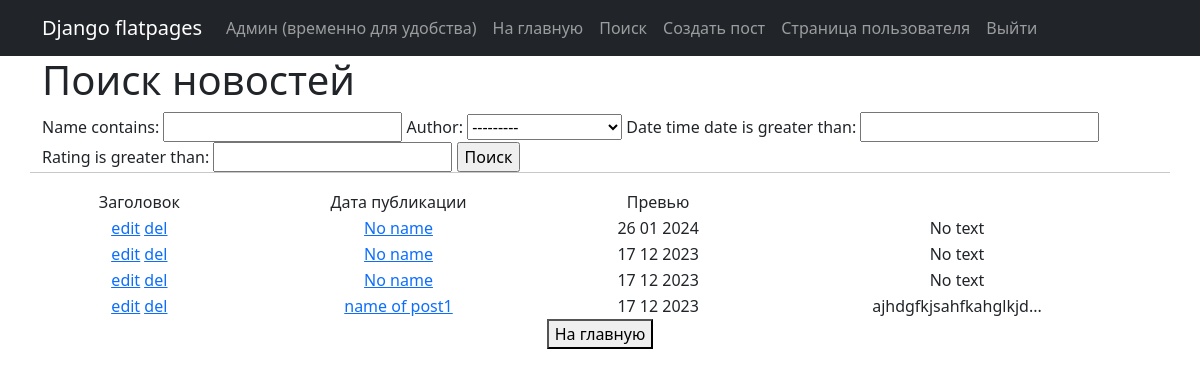
Page /news/search on the earlier database version.
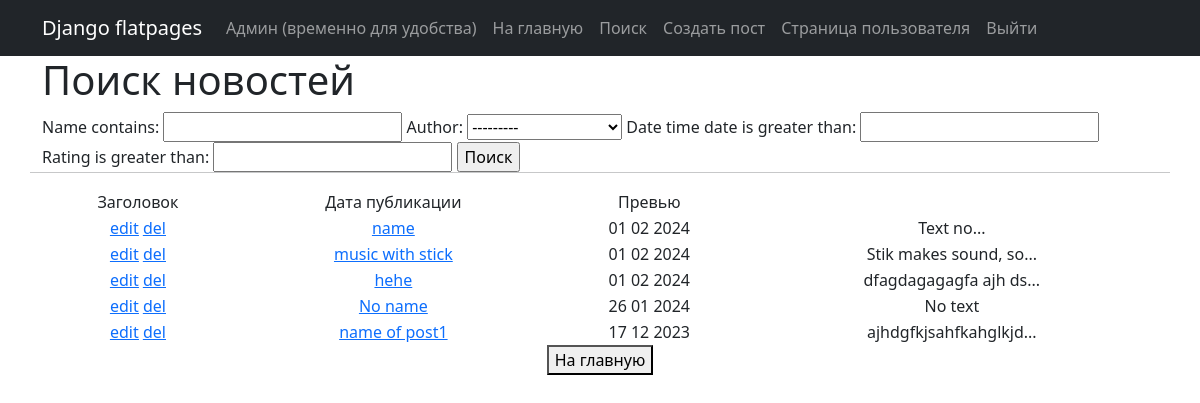
Same page on the later database version.
### news/models.py (models this page shows, shortened)
class Post(models.Model):
    author = models.ForeignKey(Authors, on_delete=models.CASCADE)
    articleORnews = models.BooleanField()  # article true / news false
    date_time = models.DateTimeField(auto_now_add=True)
    m_to_m_cat = models.ManyToManyField(Category, through="PostCategory")
    name = models.CharField(max_length=255)
    text = models.TextField()
    rating = models.IntegerField(default=0)
    def preview(self):
        if not self.text:
            return 'No text'
        else:
            return self.text[:20] + '...'
    def self_name(self):
        if not self.name:
            return 'No name'
        else:
            return self.name

### news/views.py (the view)
# urls.py: path('search', NewsSearch.as_view(), name='post_search'),
class NewsSearch(ListView):
    model = Post
    ordering = '-date_time'
    template_name = 'NewsSearch.html'
    context_object_name = 'news'
    paginate_by = 2
    def get_context_data(self, **kwargs):
        context = super().get_context_data(**kwargs)
        context['filter'] = NewsFilter(self.request.GET, queryset=self.get_queryset())
        context['form'] = NewsForm()
        return context

### news/forms.py
class NewsForm(ModelForm):
    class Meta:
        model = Post
        fields = ['name', 'author', 'articleORnews', 'm_to_m_cat', 'text']

### templates/NewsSearch.html (shortened to what this page needs)
{% extends 'flatpages/default.html' %}
{% block content %}
    <h1>Поиск новостей</h1>
    <form method="GET">
    {{ filter.form }}
    <input type="submit" value="Поиск">
    </form>
    <hr>
    {% if news %}
       <div class="col-lg-12 text-center">
       <table class="col-lg-12 text-center">
           <tr>
               <td>
                   Заголовок
               </td>
               <td>
                   Дата публикации
               </td>
               <td>
                   Превью
               </td>
           </tr>
           {% for post in filter.qs %}
           <tr>
               <td>
                   <a href="{% url 'post_update' post.id %}"><u>edit</u></a>
                   <a href="{% url 'post_delete' post.id %}"><u> del </u></a>
               </td>
               <td>
                   <a href="{% url 'post_detail' post.id %}">{{ post.self_name }}</a>
               </td>
               <td>
                   {{ post.date_time|date:'d m Y' }}
               </td>
               <td>
                   {{ post.preview }}
               </td>
           </tr>
           {% endfor %}
       </table>
       </div>
    {% else %}
        <h2>Нет новостей</h2>
    {% endif %}
<div class="col-lg-12 text-center">
<form action="/news">
    <button>На главную</button>
</form>
</div>
{% endblock content %}

### templates/flatpages/default.html (shortened to what this page needs)
<!DOCTYPE html>
<html lang="en">
    <head>
        {% load static %}
        <link href="{% static 'css/styles.css' %}" rel="stylesheet" />
    </head>
    <body>
        <nav class="navbar navbar-expand-lg navbar-dark bg-dark static-top">
   <div class="container">
       <a class="navbar-brand" href="#">Django flatpages</a>
       <div class="collapse navbar-collapse" id="navbarResponsive">
           <ul class="navbar-nav ml-auto">
               <li class="nav-item">
                   <a class="nav-link" href="/admin/">Админ (временно для удобства)</a>
               </li>
               <li class="nav-item">
                   <a class="nav-link" href="/news/">На главную</a>
               </li>
                <li class="nav-item">
                   <a class="nav-link" href="/news/search">Поиск</a>
               </li>
               <li class="nav-item">
                   <a class="nav-link" href="/news/add">Создать пост</a>
               </li>
               <li class="nav-item">
                   <a class="nav-link" href="/user/">Страница пользователя</a>
               </li>
               <li class="nav-item">
                   <a class="nav-link" href="/accounts/logout">Выйти</a>
               </li>
           </ul>
       </div>
   </div>
</nav>
       <div class="container">
            <div class="row">
                    {% block content %}{% endblock content %}
            </div>
       </div>
    </body>
</html>

Differences in the rows shown:
removed Post: self_name "No name", date_time "17 12 2023", preview "No text"
removed Post: self_name "No name", date_time "17 12 2023", preview "No text"
added Post: self_name "name", date_time "01 02 2024", preview "Text no..."
added Post: self_name "music with stick", date_time "01 02 2024", preview "Stik makes sound, so..."
added Post: self_name "hehe", date_time "01 02 2024", preview "dfagdagagagfa ajh ds..."
